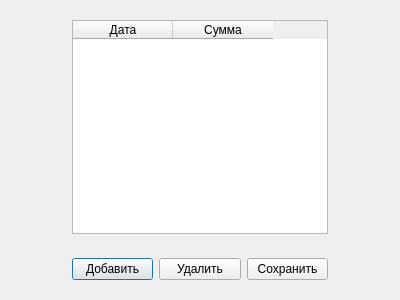
<?xml version="1.0" encoding="UTF-8"?>
<ui version="4.0">
 <class>deposit_input</class>
 <widget class="QDialog" name="deposit_input">
  <property name="geometry">
   <rect>
    <x>0</x>
    <y>0</y>
    <width>400</width>
    <height>300</height>
   </rect>
  </property>
  <property name="windowTitle">
   <string>Deposits Input</string>
  </property>
  <layout class="QGridLayout" name="gridLayout">
   <item row="0" column="1">
    <widget class="QWidget" name="widget" native="true">
     <layout class="QGridLayout" name="gridLayout_2">
      <item row="0" column="0">
       <widget class="QTableWidget" name="tableWidget">
        <property name="sortingEnabled">
         <bool>false</bool>
        </property>
        <property name="wordWrap">
         <bool>true</bool>
        </property>
        <attribute name="horizontalHeaderCascadingSectionResizes">
         <bool>false</bool>
        </attribute>
        <attribute name="horizontalHeaderShowSortIndicator" stdset="0">
         <bool>false</bool>
        </attribute>
        <attribute name="verticalHeaderCascadingSectionResizes">
         <bool>false</bool>
        </attribute>
        <column>
         <property name="text">
          <string>Дата</string>
         </property>
        </column>
        <column>
         <property name="text">
          <string>Сумма</string>
         </property>
        </column>
       </widget>
      </item>
     </layout>
    </widget>
   </item>
   <item row="0" column="2">
    <spacer name="horizontalSpacer">
     <property name="orientation">
      <enum>Qt::Horizontal</enum>
     </property>
     <property name="sizeHint" stdset="0">
      <size>
       <width>40</width>
       <height>20</height>
      </size>
     </property>
    </spacer>
   </item>
   <item row="1" column="1">
    <widget class="QWidget" name="widget_2" native="true">
     <layout class="QHBoxLayout" name="horizontalLayout">
      <item>
       <widget class="QPushButton" name="pushButton_add">
        <property name="text">
         <string>Добавить</string>
        </property>
       </widget>
      </item>
      <item>
       <widget class="QPushButton" name="pushButton_del">
        <property name="text">
         <string>Удалить</string>
        </property>
       </widget>
      </item>
      <item>
       <widget class="QPushButton" name="pushButton_save">
        <property name="text">
         <string>Сохранить</string>
        </property>
       </widget>
      </item>
     </layout>
    </widget>
   </item>
   <item row="0" column="0">
    <spacer name="horizontalSpacer_2">
     <property name="orientation">
      <enum>Qt::Horizontal</enum>
     </property>
     <property name="sizeHint" stdset="0">
      <size>
       <width>40</width>
       <height>20</height>
      </size>
     </property>
    </spacer>
   </item>
  </layout>
 </widget>
 <resources/>
 <connections/>
</ui>
